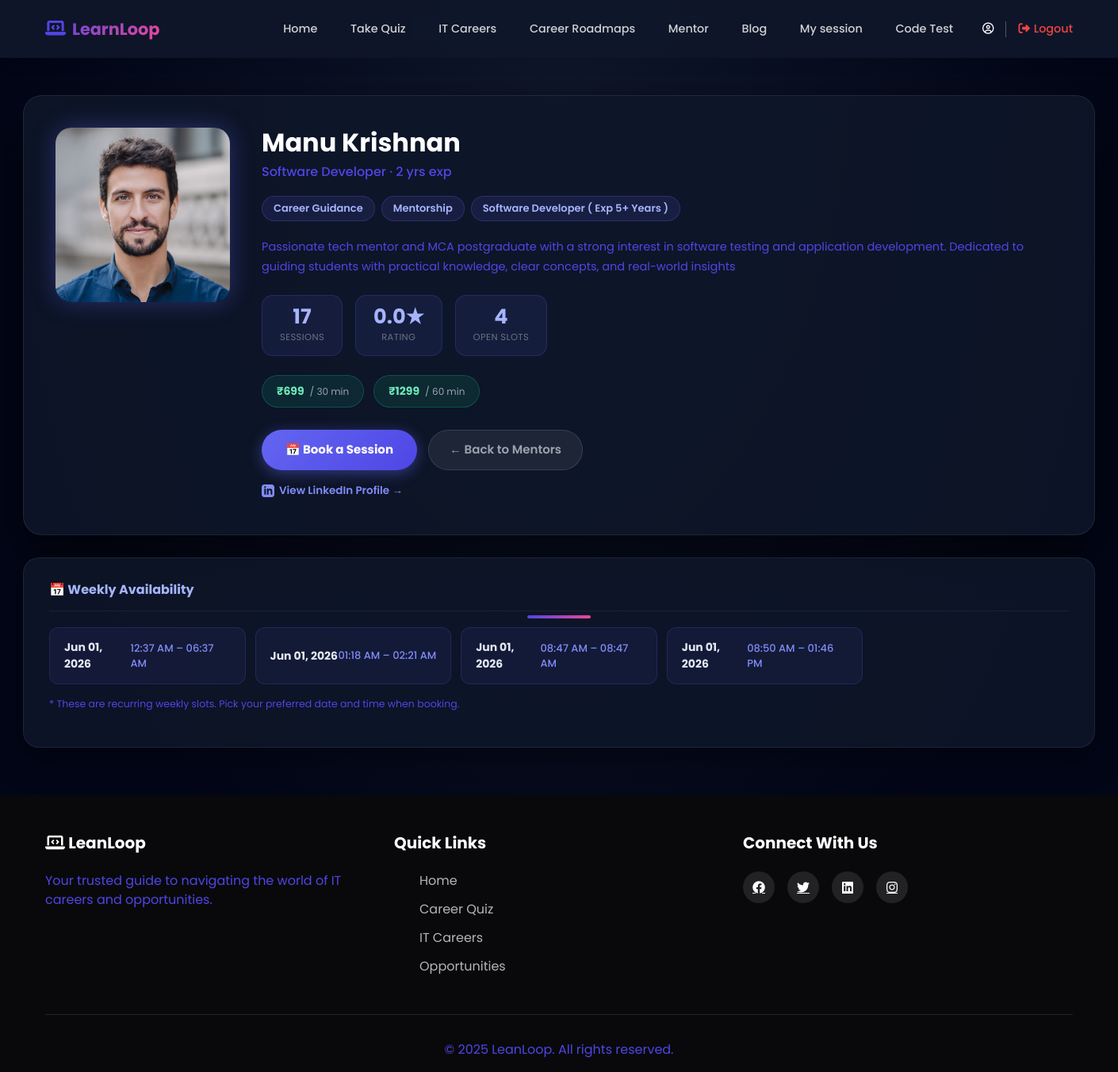
Before: /mentor/detail/33/ with the older database file.
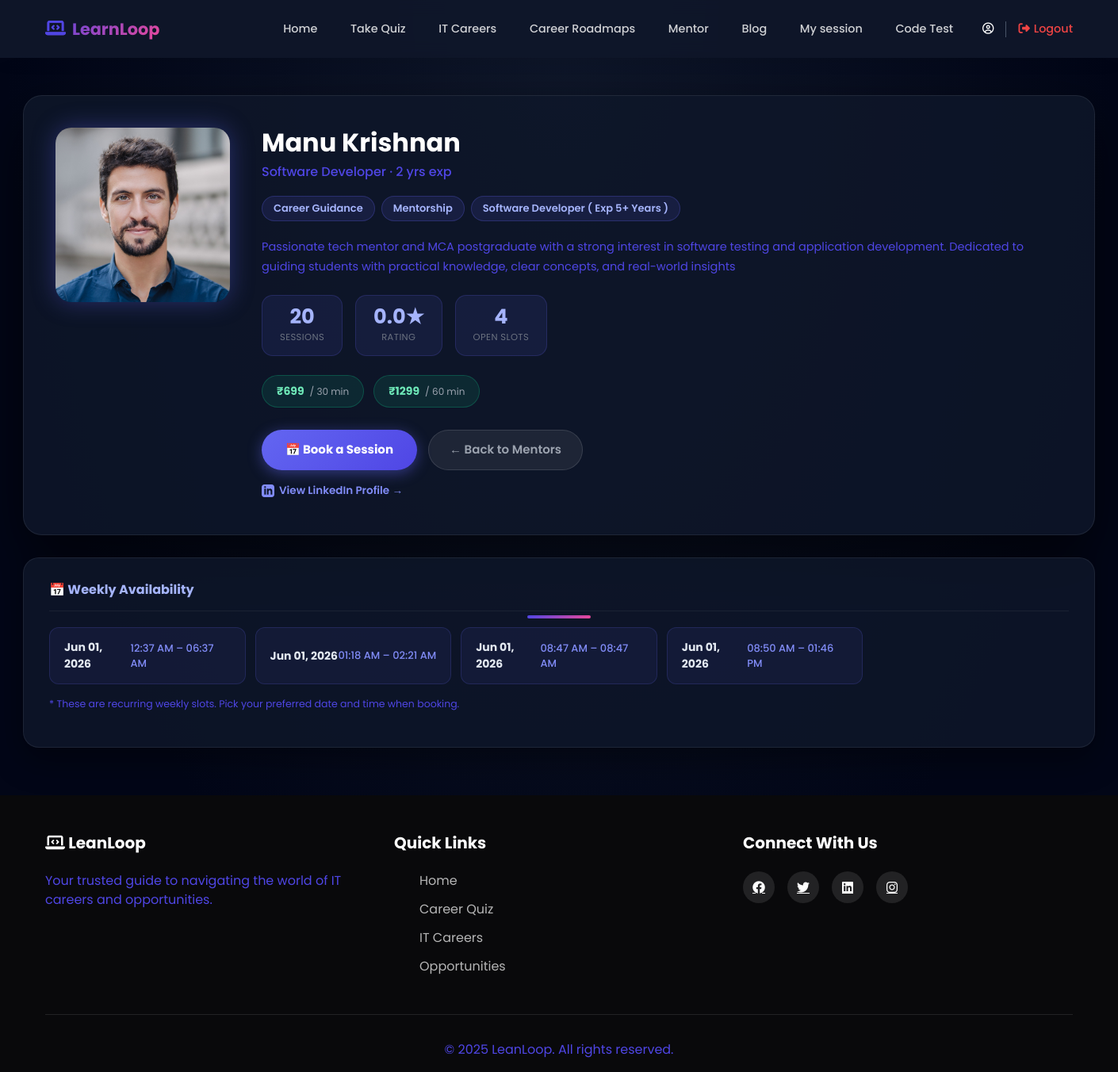
After: the same page with the newer database file.
### mentor/models.py (models this page shows, shortened)
class MentorProfile(models.Model):
    user = models.OneToOneField(
        CustomUser,
        on_delete=models.CASCADE,
        related_name='mentor_profile'
    )
    bio = models.TextField(
        max_length=500,
        blank=True,
        null=True,
        help_text="Professional bio (max 500 characters)"
    )
    expertise = models.CharField(
        max_length=500,
        blank=True,
        null=True,
        help_text="Comma-separated skills (e.g., Python, Django, React)"
    )
    fee_30min = models.IntegerField(
        default=10,
        validators=[MinValueValidator(0), MaxValueValidator(1000)],
        help_text="Fee (in Rupee) for 30-minute session"
    )
    fee_60min = models.IntegerField(
        default=20,
        validators=[MinValueValidator(0), MaxValueValidator(2000)],
        help_text="Fee (in Rupee) for 60-minute session"
    )
    total_sessions = models.IntegerField(default=0)
    total_earnings = models.IntegerField(default=0)
    rating = models.DecimalField(
        max_digits=3,
        decimal_places=2,
        default=0.00,
        validators=[MinValueValidator(0), MaxValueValidator(5)]
    )
    is_active = models.BooleanField(default=True)
    created_at = models.DateTimeField(auto_now_add=True)
    updated_at = models.DateTimeField(auto_now=True)
    class Meta:
        verbose_name = "Mentor Profile"
        verbose_name_plural = "Mentor Profiles"

### mentor/views.py (the view)
# urls.py: path('detail/<int:id>/', views.mentor_detail, name='mentor_detail'),
def mentor_detail(request, id):
    mentor = get_object_or_404(CustomUser, id=id, role='mentor')
    try:
        mentor_profile = MentorProfile.objects.get(user=mentor)
    except MentorProfile.DoesNotExist:
        mentor_profile = None
    availability_slots = AvailabilitySlot.objects.filter(
        mentor=mentor,
        is_active=True
    ).order_by('date', 'start_time')
    user_sessions = None
    if request.user.is_authenticated:
        user_sessions = MentorshipSession.objects.filter(
            mentor=mentor,
            student=request.user
        ).order_by('-scheduled_date', '-scheduled_time')[:5]
    raw_expertise = (mentor_profile.expertise if mentor_profile and mentor_profile.expertise else mentor.expertise) or ''
    expertise_tags = [tag.strip() for tag in raw_expertise.split(',') if tag.strip()]
    context = {
        'mentor': mentor,
        'mentor_profile': mentor_profile,
        'availability_slots': availability_slots,
        'user_sessions': user_sessions,
        'expertise_tags': expertise_tags,
    }
    return render(request, 'mentor_detail.html', context)

### mentor/templates/mentor_detail.html (shortened to what this page needs)
{% extends 'dashboard/userbase.html' %}
{% block content %}
<div class="mentor-wrapper">
    <div class="hero-card">
        <div class="mentor-photo">
            {% if mentor.profile_photo %}
            <img src="{{ mentor.profile_photo.url }}" alt="{{ mentor.username }}">
            {% else %}
            <div class="avatar-placeholder">{{ mentor.username.0|upper }}</div>
            {% endif %}
        </div>
        <div class="mentor-info">
            <h1 class="mentor-name">{{ mentor.first_name }} {{ mentor.last_name }}</h1>
            <p class="mentor-role">{{ mentor.profession|default:"Professional Mentor" }} · {{ mentor.experience_years|default:"N/A" }} yrs exp</p>
            {% if expertise_tags %}
            <div class="tag-row">
                {% for skill in expertise_tags %}
                <span class="tag">{{ skill }}</span>
                {% endfor %}
            </div>
            {% endif %}
            {% if mentor_profile.bio %}
            <p class="mentor-bio">{{ mentor_profile.bio }}</p>
            {% elif mentor.bio %}
            <p class="mentor-bio">{{ mentor.bio }}</p>
            {% endif %}
            {% if mentor_profile %}
            <div class="stats-row">
                <div class="stat-box">
                    <div class="num">{{ mentor_profile.total_sessions }}</div>
                    <div class="lbl">Sessions</div>
                </div>
                <div class="stat-box">
                    <div class="num">{{ mentor_profile.rating|floatformat:1 }}★</div>
                    <div class="lbl">Rating</div>
                </div>
                <div class="stat-box">
                    <div class="num">{{ availability_slots.count }}</div>
                    <div class="lbl">Open Slots</div>
                </div>
            </div>
            <div class="fee-row">
                <div class="fee-chip">
                    ₹{{ mentor_profile.fee_30min }}
                    <span class="duration">/ 30 min</span>
                </div>
                <div class="fee-chip">
                    ₹{{ mentor_profile.fee_60min }}
                    <span class="duration">/ 60 min</span>
                </div>
            </div>
            {% endif %}
            <div class="action-row">
                <a href="{% url 'book_session' mentor.id %}" class="btn-book">
                    📅 Book a Session
                </a>
                <a href="{% url 'mentor_list' %}" class="btn-back">
                    ← Back to Mentors
                </a>
            </div>
            {% if mentor.linkedin %}
            <div class="linkedin-link">
                <a href="{{ mentor.linkedin }}" target="_blank">
                    View LinkedIn Profile →
                </a>
            </div>
            {% endif %}
        </div>
    </div>
    {% if availability_slots %}
    <div class="section-card">
        <div class="section-title">
            📅 Weekly Availability
        </div>
        <div class="slots-grid">
            {% for slot in availability_slots %}
            <div class="slot-item">
                <span class="slot-day">{{ slot.date|date:"M d, Y" }}</span>
                <span class="slot-time">{{ slot.start_time|time:"h:i A" }} – {{ slot.end_time|time:"h:i A" }}</span>
            </div>
            {% endfor %}
        </div>
        <p class="slots-note">* These are recurring weekly slots. Pick your preferred date and time when booking.</p>
    </div>
    {% endif %}
</div>
{% endblock %}

Changed rows visible on the page:
changed MentorProfile: total_sessions "17" → "20"
